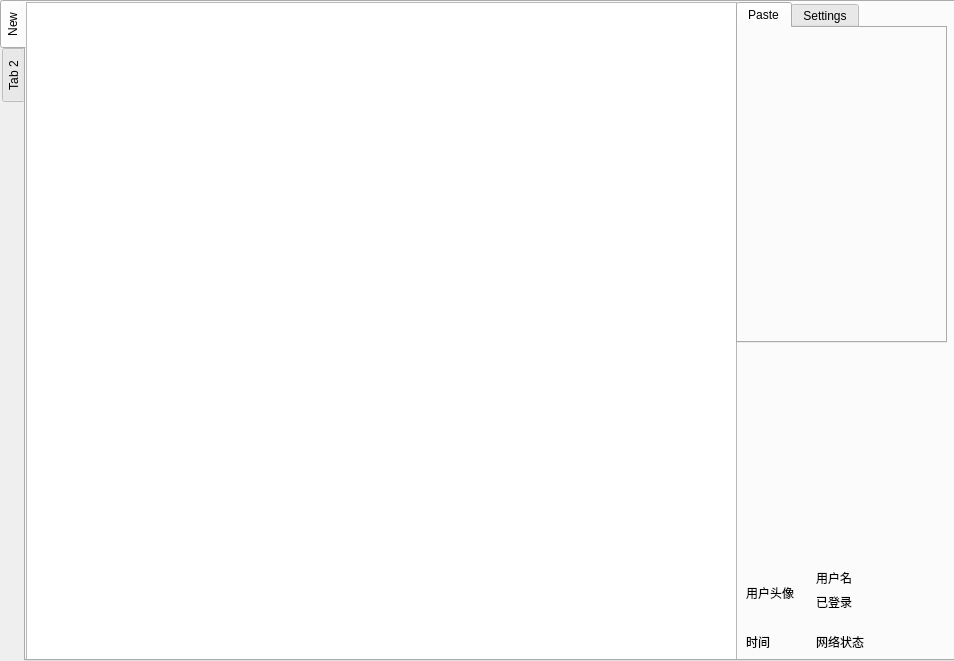
<?xml version="1.0" encoding="UTF-8"?>
<ui version="4.0">
 <class>Widget</class>
 <widget class="QWidget" name="Widget">
  <property name="geometry">
   <rect>
    <x>0</x>
    <y>0</y>
    <width>954</width>
    <height>661</height>
   </rect>
  </property>
  <property name="windowTitle">
   <string>Widget</string>
  </property>
  <widget class="QTabWidget" name="tabWidget_2">
   <property name="geometry">
    <rect>
     <x>0</x>
     <y>0</y>
     <width>961</width>
     <height>661</height>
    </rect>
   </property>
   <property name="tabPosition">
    <enum>QTabWidget::West</enum>
   </property>
   <property name="tabShape">
    <enum>QTabWidget::Rounded</enum>
   </property>
   <property name="currentIndex">
    <number>0</number>
   </property>
   <property name="iconSize">
    <size>
     <width>16</width>
     <height>16</height>
    </size>
   </property>
   <property name="elideMode">
    <enum>Qt::ElideNone</enum>
   </property>
   <property name="tabsClosable">
    <bool>false</bool>
   </property>
   <property name="movable">
    <bool>false</bool>
   </property>
   <property name="tabBarAutoHide">
    <bool>true</bool>
   </property>
   <widget class="QWidget" name="newTab">
    <attribute name="title">
     <string>New</string>
    </attribute>
    <widget class="QPlainTextEdit" name="pMainEdit">
     <property name="geometry">
      <rect>
       <x>0</x>
       <y>0</y>
       <width>711</width>
       <height>661</height>
      </rect>
     </property>
     <property name="lineWrapMode">
      <enum>QPlainTextEdit::NoWrap</enum>
     </property>
    </widget>
    <widget class="QTabWidget" name="tabWidget">
     <property name="geometry">
      <rect>
       <x>710</x>
       <y>0</y>
       <width>211</width>
       <height>341</height>
      </rect>
     </property>
     <property name="currentIndex">
      <number>0</number>
     </property>
     <widget class="QWidget" name="pasteTab">
      <attribute name="title">
       <string>Paste</string>
      </attribute>
     </widget>
     <widget class="QWidget" name="settingsTab">
      <attribute name="title">
       <string>Settings</string>
      </attribute>
     </widget>
    </widget>
    <widget class="QWidget" name="widget" native="true">
     <property name="geometry">
      <rect>
       <x>710</x>
       <y>560</y>
       <width>211</width>
       <height>61</height>
      </rect>
     </property>
     <widget class="QLabel" name="user_pic">
      <property name="geometry">
       <rect>
        <x>10</x>
        <y>0</y>
        <width>61</width>
        <height>61</height>
       </rect>
      </property>
      <property name="text">
       <string>用户头像</string>
      </property>
      <property name="textFormat">
       <enum>Qt::AutoText</enum>
      </property>
      <property name="scaledContents">
       <bool>true</bool>
      </property>
     </widget>
     <widget class="QLabel" name="user_name">
      <property name="geometry">
       <rect>
        <x>80</x>
        <y>0</y>
        <width>121</width>
        <height>31</height>
       </rect>
      </property>
      <property name="text">
       <string>用户名</string>
      </property>
     </widget>
     <widget class="QLabel" name="label">
      <property name="geometry">
       <rect>
        <x>80</x>
        <y>30</y>
        <width>91</width>
        <height>19</height>
       </rect>
      </property>
      <property name="text">
       <string>已登录</string>
      </property>
     </widget>
    </widget>
    <widget class="QWidget" name="widget_2" native="true">
     <property name="geometry">
      <rect>
       <x>710</x>
       <y>630</y>
       <width>211</width>
       <height>21</height>
      </rect>
     </property>
     <widget class="QLabel" name="label_2">
      <property name="geometry">
       <rect>
        <x>10</x>
        <y>0</y>
        <width>64</width>
        <height>19</height>
       </rect>
      </property>
      <property name="text">
       <string>时间</string>
      </property>
     </widget>
     <widget class="QLabel" name="label_3">
      <property name="geometry">
       <rect>
        <x>80</x>
        <y>0</y>
        <width>111</width>
        <height>19</height>
       </rect>
      </property>
      <property name="text">
       <string>网络状态</string>
      </property>
     </widget>
    </widget>
   </widget>
   <widget class="QWidget" name="tab_2">
    <attribute name="title">
     <string>Tab 2</string>
    </attribute>
   </widget>
  </widget>
 </widget>
 <resources/>
 <connections/>
</ui>
